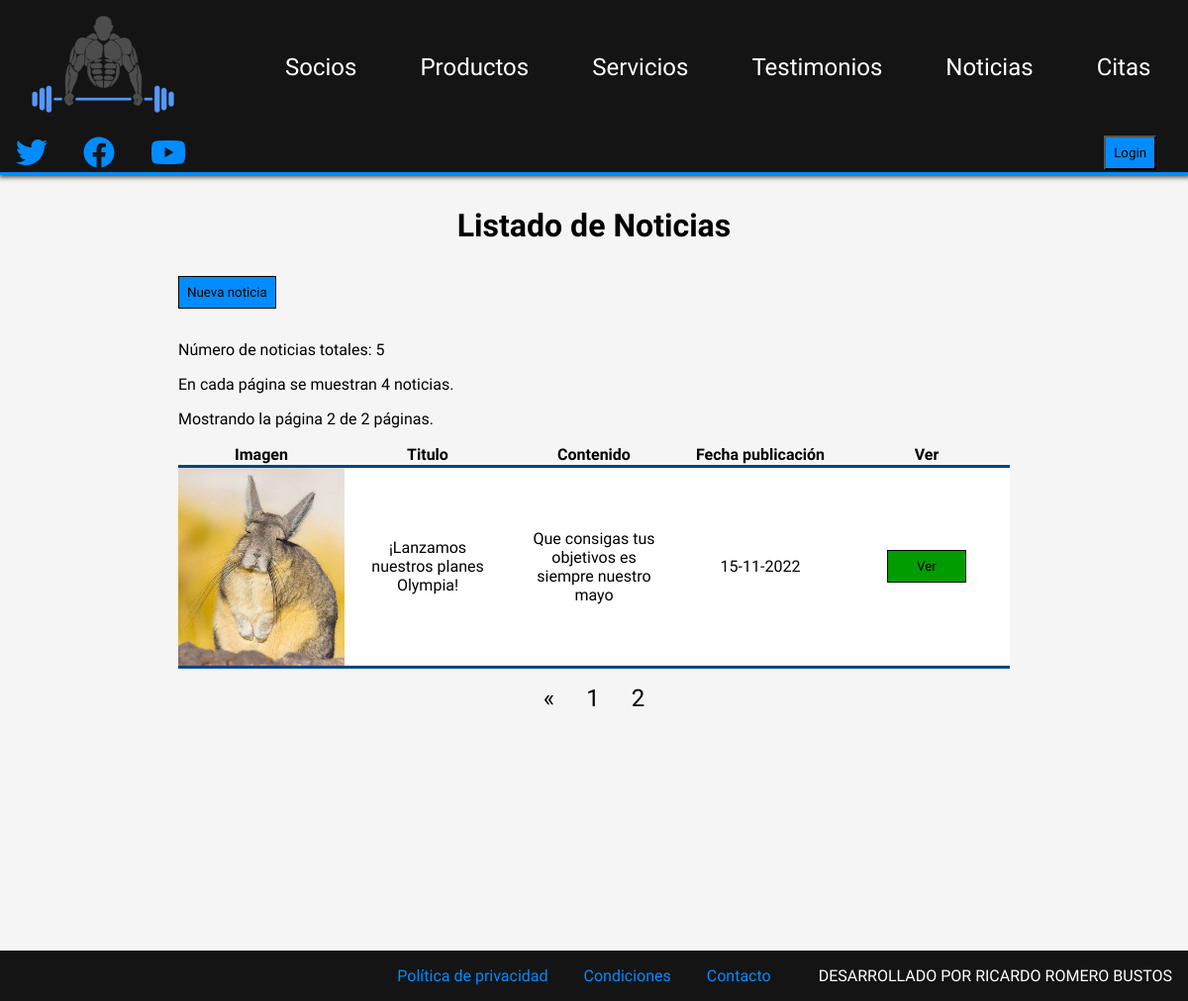
/php/noticias.php?page=2, run on an earlier commit of the app's database.
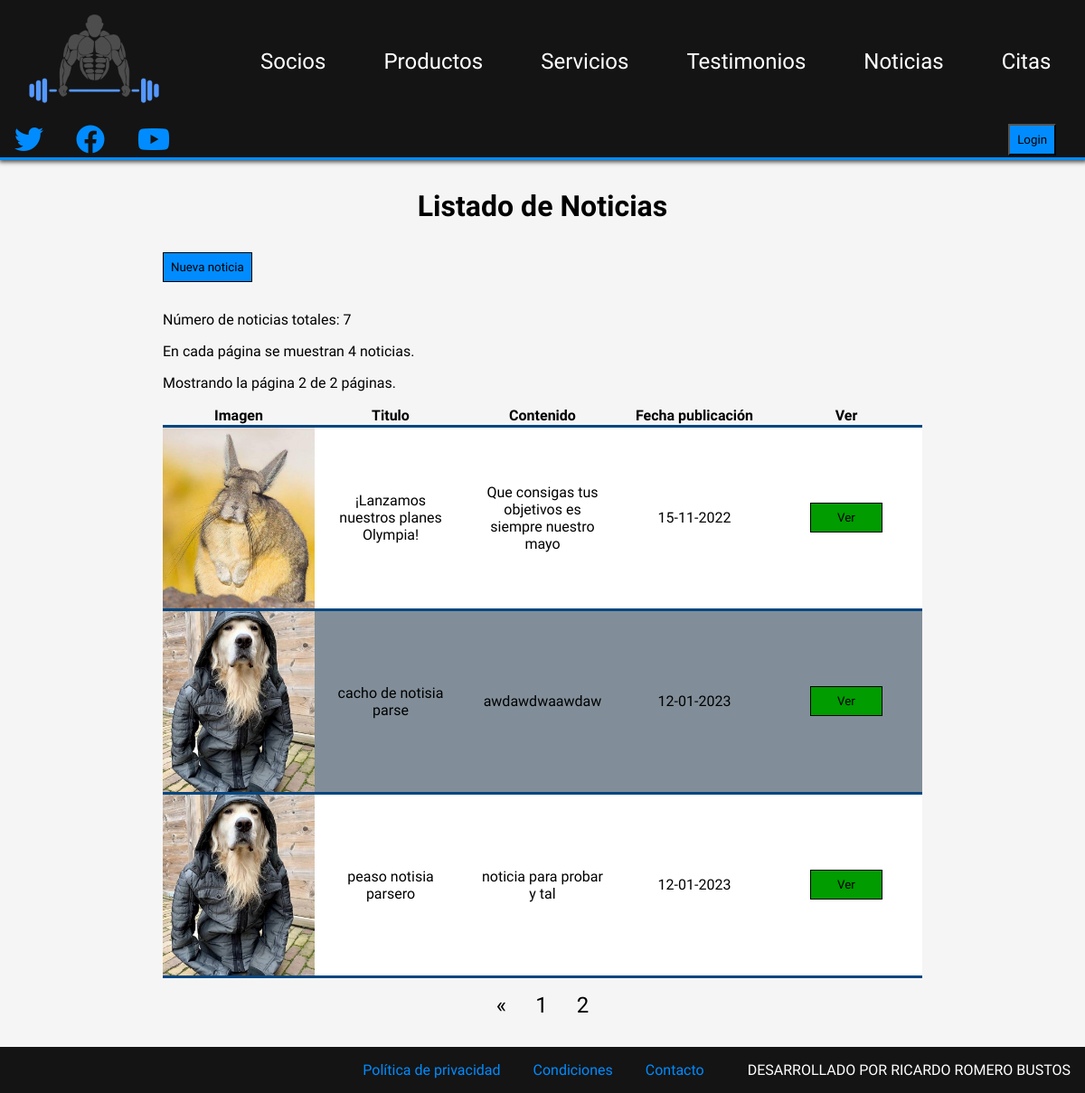
And on a later commit of the database.
### tables this page shows
CREATE TABLE `noticia` (
  `id` bigint(20) UNSIGNED NOT NULL,
  `titulo` varchar(80) NOT NULL,
  `contenido` varchar(800) NOT NULL,
  `imagen` varchar(50) NOT NULL,
  `fecha_publicacion` date NOT NULL
);

### php/noticias.php (the view, shortened to what this page needs)
<!DOCTYPE html>
<html lang="en">
<head>
    <link rel="stylesheet" href="../css/estilos.css">
    <link rel="stylesheet" href="https://cdnjs.cloudflare.com/ajax/libs/font-awesome/6.2.0/css/all.min.css" />
</head>
<body>
    <header>
        <nav>
            <a href="../index.php"><img src="../img/logo.png" alt="" id="logo"></a>
            <a href="socios.php">Socios</a>
            <a href="productos.php">Productos</a>
            <a href="servicios.php">Servicios</a>
            <a href="testimonios.php">Testimonios</a>
            <a href="noticias.php">Noticias</a>
            <a href="citas.php">Citas</a>
        </nav>
        <div class="rrss">
            <a href="#"><i class="fa-brands fa-twitter"></i></a>
            <a href="#"><i class="fa-brands fa-facebook"></i></a>
            <a href="#"><i class="fa-brands fa-youtube"></i></a>
        </div>
        <div class="login">
            <form action="" method="post">
                <input type="submit" name="enviar" id="btn-login" value="Login">
            </form>
        </div>
    </header>
    <main>
        <section class="seccionNoticias seccion">
            <h1>Listado de Noticias</h1>
            <div class="contenedor_buscar_nuevo">
                <form action="panel_noticias.php" method="post">
                    <input type="submit" name="nueva_noticia" value="Nueva noticia">
                </form>
            </div>
            <?php
                $con=conectarServidor();
                $total=$con->query("select * from noticia");
                $num_total_rows=$total->num_rows;
                if($num_total_rows==0){
                    echo "<p>No hay noticias en la base de datos</p>";
                }else{
                    $page=false;
                    $noticiasPorPagina=4;
                    if(isset($_GET["page"])){
                        $page=$_GET["page"];
                    }
                    if(!$page){
                        $start=0;
                        $page=1;
                    }else{
                        $start=($page-1)*$noticiasPorPagina;
                    }
                    $total_pages=ceil($num_total_rows/$noticiasPorPagina);
                    $noticias=$con->query("select * from noticia limit $start, $noticiasPorPagina");
                    echo '<p>Número de noticias totales: '.$num_total_rows.'</p>';
                    echo '<p>En cada página se muestran '.$noticiasPorPagina.' noticias.</p>';
                    echo '<p>Mostrando la página '.$page.' de ' .$total_pages.' páginas.</p>';
                    echo "<table>
                    <thead>
                        <tr>
                            <th>Imagen</th>
                            <th>Titulo</th>
                            <th>Contenido</th>
                            <th>Fecha publicación</th>
                            <th>Ver</th>
                        </tr>
                    </thead>
                    <tbody>";
                    while($fila_noticias=$noticias->fetch_array(MYSQLI_ASSOC)){
                        $contenido_short=substr($fila_noticias['contenido'], 0, 50);
                        $fecha=date("d-m-Y",strtotime($fila_noticias['fecha_publicacion']));
                        echo "<tr>
                            <td><img src=\"../img/noticias/$fila_noticias[imagen]\"></td>
                            <td>$fila_noticias[titulo]</td>
                            <td>$contenido_short</td>
                            <td>$fecha</td>
                            <td>
                                <form action=\"noticia_completa.php\" method=\"post\">
                                    <input type=\"hidden\" name=\"id_noticia\" value=\"$fila_noticias[id]\">
                                    <input type=\"submit\" name=\"ver_noticia\" value=\"Ver\">
                                </form>
                            </td>
                        </tr>";
                    }
                    echo "</tbody>";
                    echo "</table>";
                    echo '<nav>';
                    echo '<ul class="paginacion">';
                    if($total_pages>1){
                        if($page!=1){
                            echo '<li><a href="noticias.php?page='.($page-1).'"><span aria-hidden="true">&laquo;</span></a></li>';
                        }
                        for($i=1;$i<=$total_pages;$i++){
                            if($page == $i){
                                echo '<li><a href="#">'.$page.'</a></li>';
                            }else{
                                echo '<li><a href="noticias.php?page='.$i.'">'.$i.'</a></li>';
                            }
                        }
                    }
                    echo '</ul>';
                    echo '</nav>';
                }
            ?>
        </section>
    </main>
    <footer>
        <div>
            <a href="#">Política de privacidad</a>
            <a href="#">Condiciones</a>
            <a href="#">Contacto</a>
        </div>
        <span>DESARROLLADO POR RICARDO ROMERO BUSTOS</span>
    </footer>
</body>
</html>

### css/estilos.css (style rules this page uses)
* { box-sizing: border-box; word-break: break-word; }
body { margin: 0; font-family: 'Play', sans-serif; background-color: whitesmoke; }
input { font-family: inherit; }
img { max-width: 100%; }
header { display: flex; justify-content: space-between; align-items: center; flex-wrap: wrap; position: sticky; top: 0; left: 0; z-index: 999; background-color: #141414; border-bottom: 3px solid rgb(0, 140, 255); box-shadow: 1px 0px 5px 2px rgba(0,0,0,0.75); -webkit-box-shadow: 1px 0px 5px 2px rgba(0,0,0,0.75); -moz-box-shadow: 1px 0px 5px 2px rgba(0,0,0,0.75); }
#logo { width: 9rem; margin-right: 3rem; }
header nav { display: flex; align-items: center; flex-wrap: wrap; }
header nav a { color: white; text-decoration: none; font-size: 1.5rem; margin: 1rem 2rem; }
.rrss a { color: rgb(0, 140, 255); font-size: 2rem; margin: 1rem; }
#btn-login { background-color: rgb(0, 140, 255); padding: 0.5rem; margin: auto 2rem; }
.seccion { margin: 1rem; width: 70%; margin: 2rem auto; min-height: 90vh; }
.seccion h1 { font-size: 2rem; text-align: center; margin-bottom: 2rem; }
.seccion table { border-collapse: collapse; width: 100%; }
.seccion td,.seccion th { border-bottom: 3px solid rgb(0, 70, 128); }
.seccion tbody>tr:nth-child(2n) { background-color: rgb(129, 142, 153); }
.seccion tbody>tr:nth-child(2n+1) { background-color: white; }
.contenedor_buscar_nuevo { display: flex; align-items: center; justify-content: space-between; margin-bottom: 2rem; }
.contenedor_buscar_nuevo input { padding: 0.5rem; margin-right: 0.3rem; }
.contenedor_buscar_nuevo input[type=submit] { background-color: rgb(0, 140, 255); padding: 0.5rem; border: 1px solid black; }
.contenedor_buscar_nuevo form { display: flex; }
.seccionNoticias td img { object-fit: cover; width: 100%; display: block; height: 200px; }
.seccionNoticias td { width: 20%; text-align: center; padding: 1rem; }
.seccionNoticias td:nth-child(1) { padding: 0; }
.seccionNoticias table input { background-color: rgb(0, 156, 0); padding: 0.5rem; border: 1px solid black; width: 5rem; }
.seccionNoticias nav { width: 30%; margin: 1rem auto; }
.paginacion { display: flex; justify-content: center; list-style: none; padding-inline-start: 0; }
.paginacion li { font-size: 1.5rem; margin: 0 1rem; }
.paginacion li a { text-decoration: none; color: black; }
footer { display: flex; justify-content: flex-end; align-items: center; background-color: #141414; color: white; padding: 1rem; }
footer a { color: rgb(0, 140, 255); text-decoration: none; margin: 0 1rem; }
footer>div { margin-right: 2rem; }

What changed in the data, as far as the page shows it:
added noticia: imagen (picture), titulo "cacho de notisia parse", contenido "awdawdwaawdaw", fecha_publicacion "12-01-2023"
added noticia: imagen (picture), titulo "peaso notisia parsero", contenido "noticia para probar y tal", fecha_publicacion "12-01-2023"
Also different on the page:
$num_total_rows: "5" → "7"
